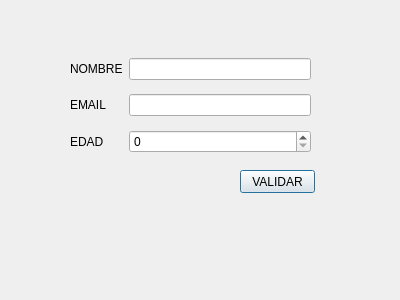
<?xml version="1.0" encoding="UTF-8"?>
<ui version="4.0">
 <class>Dialog</class>
 <widget class="QDialog" name="Dialog">
  <property name="geometry">
   <rect>
    <x>0</x>
    <y>0</y>
    <width>400</width>
    <height>300</height>
   </rect>
  </property>
  <property name="windowTitle">
   <string>Dialog</string>
  </property>
  <widget class="QPushButton" name="boton">
   <property name="geometry">
    <rect>
     <x>240</x>
     <y>170</y>
     <width>75</width>
     <height>23</height>
    </rect>
   </property>
   <property name="text">
    <string>VALIDAR</string>
   </property>
  </widget>
  <widget class="QWidget" name="">
   <property name="geometry">
    <rect>
     <x>70</x>
     <y>50</y>
     <width>241</width>
     <height>111</height>
    </rect>
   </property>
   <layout class="QGridLayout" name="gridLayout">
    <item row="0" column="0">
     <widget class="QLabel" name="label">
      <property name="text">
       <string>NOMBRE</string>
      </property>
     </widget>
    </item>
    <item row="0" column="1">
     <widget class="QLineEdit" name="nombre"/>
    </item>
    <item row="1" column="0">
     <widget class="QLabel" name="label_2">
      <property name="text">
       <string>EMAIL</string>
      </property>
     </widget>
    </item>
    <item row="1" column="1">
     <widget class="QLineEdit" name="email"/>
    </item>
    <item row="2" column="0">
     <widget class="QLabel" name="label_3">
      <property name="text">
       <string>EDAD</string>
      </property>
     </widget>
    </item>
    <item row="2" column="1">
     <widget class="QSpinBox" name="edad"/>
    </item>
   </layout>
  </widget>
 </widget>
 <resources/>
 <connections/>
</ui>
